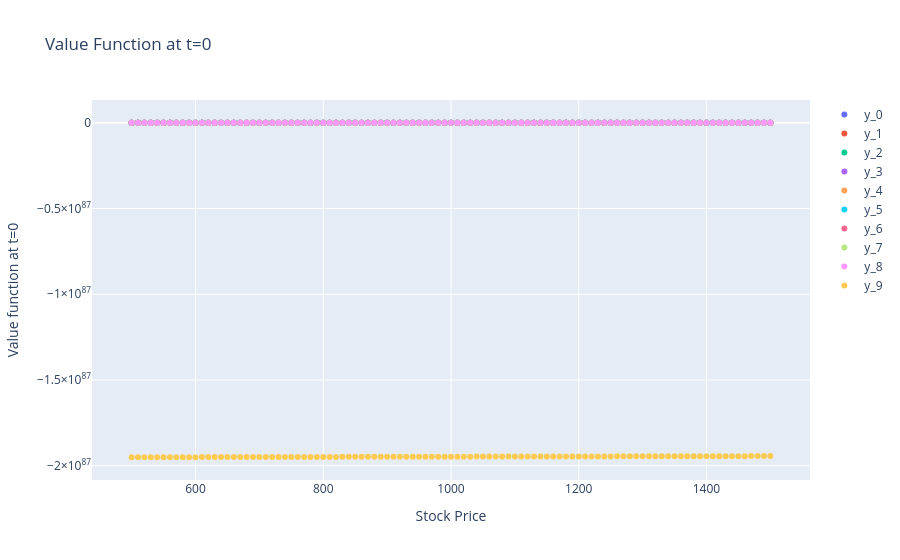

The notebook cell this image was saved under:
### Markdown cell above
### Raw simulation

### Code cell
# Create a 3D surface plot for each jump
fig = go.Figure()

for jump in np.arange(0, L+1):

    fig.add_trace(go.Scatter(x=S_matrix, y=V_matrix[0, jump, :], mode='markers', name=f'y_{jump}'))

# Update layout for better visualization
fig.update_layout(
    title="Value Function at t=0",
    xaxis_title="Stock Price",
    yaxis_title="Value function at t=0",
)

# Show the plot
fig.show()
